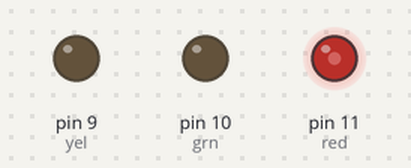
Bench run of a sketch on a simulated Arduino Uno, built with avr-gcc and run on an emulated ATmega328P. Shown: output pins drawn as LEDs (lit = HIGH).

Above: at 0.05 s.
At 1.0 s:
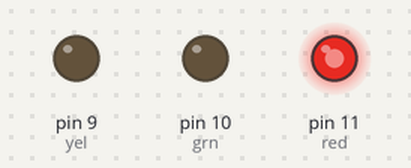
At 1.5 s:
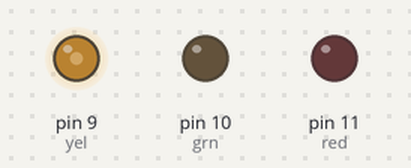
At 2.0 s:
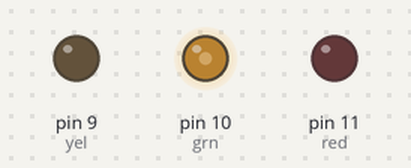
Timing chart, 0 to 4.6 s (numbered marks = the images above):
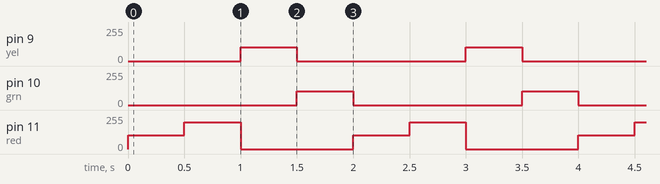

Measured:
- by itself, pin 9 (yel), pin 10 (grn): alternates 102/255 for 0.50 s and 0/255 for 1.5 s
- by itself, pin 11 (red): repeats every 2.0 s: 200/255 0.50 s, 0/255 1.0 s, 102/255 0.50 s

The sketch:

sketch_jun12a.ino
```cpp
int red=11;
int yel=9;
int grn=10;


void setup() {

  pinMode(11,OUTPUT);
  pinMode(10,OUTPUT);
  pinMode(9,OUTPUT);

}

void loop() {

  analogWrite(red,102);
  delay(500);
  analogWrite(red,0);

  analogWrite(red,200);
  delay(500);
  analogWrite(red,0);

  analogWrite(yel,102);
  delay(500);
  analogWrite(yel,0);

  analogWrite(grn,102);
  delay(500);
  analogWrite(grn,0);


}
```
